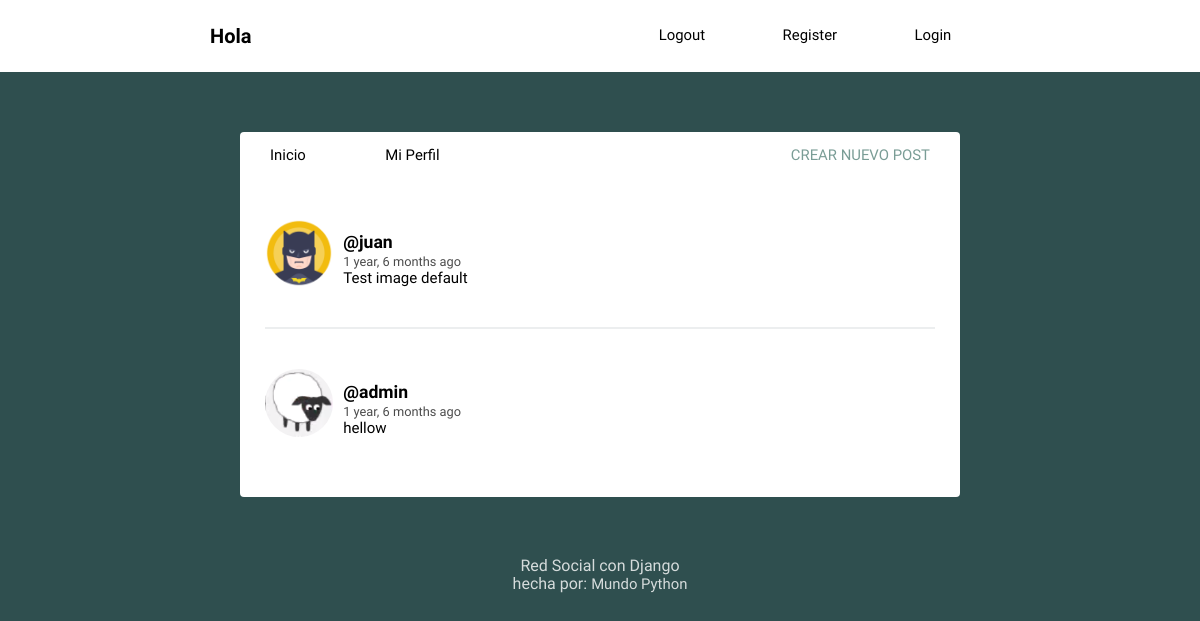
Before: / with the older database file.
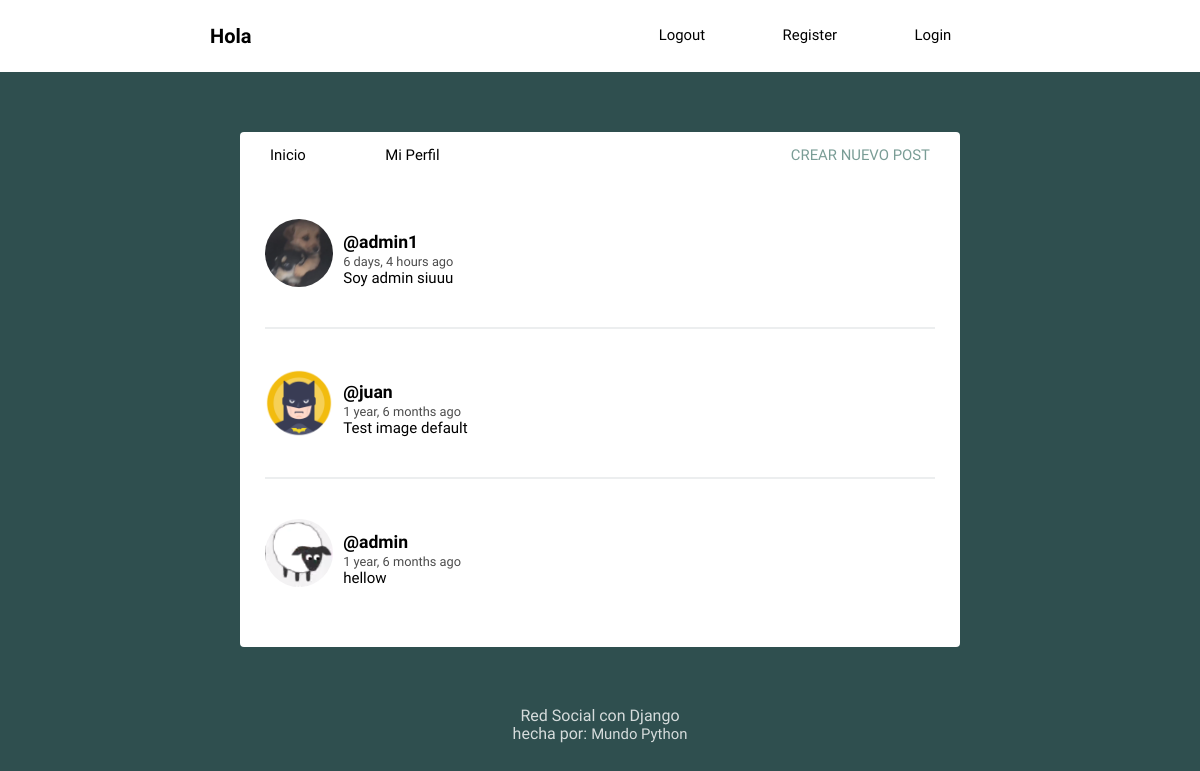
After: the same page with the newer database file.
### Social/models.py (models this page shows, shortened)
class Post(models.Model):
    user = models.ForeignKey(User , on_delete=models.CASCADE, related_name='posts')
    timestamp = models.DateTimeField(default=timezone.now)
    content = models.TextField()
    class Meta:
        ordering = ['-timestamp']

class Profile(models.Model):
    user = models.OneToOneField(User, on_delete=models.CASCADE) #USER + user default my django + delete
    image = models.ImageField(default='batman.png')

### Social/views.py (the view)
# urls.py: path('', views.feed, name='feed'),
def feed(request):
    posts = Post.objects.all()
    ctx = {'posts': posts}
    return render(request,'Social/feed.html', ctx)

### Social/templates/social/feed.html (shortened to what this page needs)
{% extends 'social/layout.html' %}
{% load humanize %}
{% block content %}
{% for post in posts %}
<article>
    <div class="container-article">
        <img src="{{ post.user.profile.image.url }}">
        <div>
            <h2 class="username"><a href="#">@{{ post.user.username }}</a></h2>
            <time data-time="#">{{post.timestamp| naturaltime}}</time>
            <div class="post">{{post.content}}</div>
        </div>
    </div>
</article>
{% endfor %}
{% endblock %}

### Social/templates/social/layout.html (shortened to what this page needs)
<!DOCTYPE html>
{% load static %}
<html>
<head>
	<link rel="stylesheet" type="text/css" href="{% static 'normalize.css' %}">
	<link rel="stylesheet" type="text/css" href="{% static 'style.css' %}">
</head>
<body>
	<header class="main-head">
		<nav class="main">
			<h1 id="logo">Hola</h1>
			<ul>
				<li><a href="#">Logout</a></li>
				<li><a href="#">Register</a></li>
				<li><a href="#">Login</a></li>
			</ul>
		</nav>
	</header>
	<div class="main">
		<nav class="second-nav">
			<a class="feed" href="#">Inicio</a>
			<a class="profile" href="#">Mi Perfil</a>
			<a class="new" href="#">Crear nuevo post</a>
		</nav>
		{% block content %}
		{% endblock content %}
	</div>
	<footer>
		<div class="row">
			<p>Red Social con Django<br>hecha por: <a href="http://www.youtube.com/mundopython">Mundo Python</a></p>
		</div>
	</footer>
</body>
</html>

### Social/static/style.css (style rules this page uses)
body { background: #2F4F4F; font-size: 62.5%; font-family: 'Varela Round', Helvetica, Arial, serif; }
p { font-size: 1rem; }
img { object-fit: cover; }
.main-head { background: white; color: black; }
nav.main { min-height: 7vh; display: flex; width: 65%; margin: auto; align-items: center; padding: 0.5rem; }
nav.main ul { display: flex; flex: 1 1 40rem; justify-content: space-around; align-items: center; list-style: none; }
#logo { flex: 2 1 40rem; }
a { font-size: .93rem; text-decoration: none; color: black; }
.main { background: white; width: 60%; margin: 5% auto; border-radius: 4px; padding-bottom: 20px; }
.second-nav { display: flex; padding: 15px 30px; }
.second-nav .feed { flex: 1 1 30px; }
.second-nav .profile { flex: 1 1 30px; }
.second-nav .new { flex: 6 1 5rem; text-align: right; text-transform: uppercase; color: #7A9D96; }
article { width: 93%; margin: auto; padding: 40px 0; border-bottom: 2px solid #ECEEEF; }
.username { margin-bottom: .2rem; }
.username a { font-size: 1.1rem; }
.container-article { display: flex; }
.container-article img { height: 68px; width: 68px; margin-right: 10px; border-radius: 50%; }
article:last-child { border-bottom: 0; }
time { font-size: .8rem; opacity: .7; }
.post { font-size: .94rem; }
.profile { display: flex; align-items: center; flex-direction: column; }
footer { color: white; text-align: center; font-size: .875em; margin: 40px 0; }
footer p { opacity: .8; }
footer p a { color: white; }

Changed rows visible on the page:
added Post: user.profile.image (picture), user.username "admin1", timestamp "6 days, 4 hours ago", content "Soy admin siuuu"
